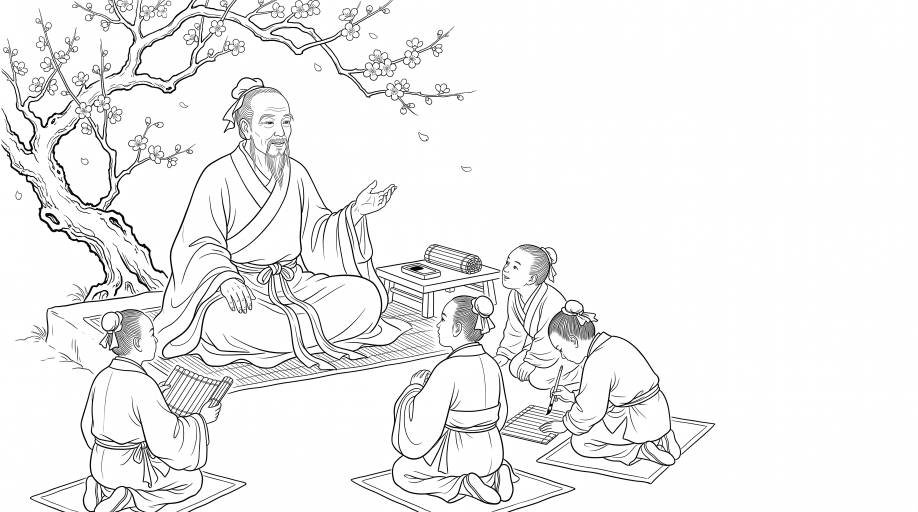
#> input picture episodes/jiao/images/confucius_baimiao_1.jpg, 2752 x 1536 px, given as the content of the folder ../../episodes/jiao/images/confucius_baimiao_1.jpg, which was not available (shown at 1/3 size)
$ python planche.py ../../episodes/jiao/images/confucius_baimiao_1.jpg ../../episodes/jiao/images/confucius_baimiao_2.jpg 5
#> lines starting #> are read from the running program, lines starting #| are printed output that depends on the picture; pictures that were not available may be replaced by others from this repository, and a replacement may not be noted
"""Planche contact d'images fixes : python3 planche.py <dossier> <sortie.jpg> [colonnes]"""
import glob, os, sys
from PIL import Image, ImageDraw
d, out = sys.argv[1], sys.argv[2]; cols = int(sys.argv[3]) if len(sys.argv) > 3 else 4
fs = sorted(glob.glob(os.path.join(d, '*.jpg')), key=lambda f: float(os.path.basename(f).rsplit('_', 1)[1][:-4]))
ims = [Image.open(f) for f in fs]; w, h = ims[0].size
#> after `ims = [Image.open(f) for f in fs]`: ims = 1 item
#> after `w, h = ims[0].size`: w = 2752; h = 1536
S = Image.new('RGB', (cols * w, ((len(ims) + cols - 1) // cols) * (h + 22)), 'white'); dr = ImageDraw.Draw(S)
#> after `S = Image.new('RGB', (cols * w, (len(ims) + cols - 1) // cols * (h + 2`: S: PIL image 13760x1558 RGB; every value is 255
for i, (f, im) in enumerate(zip(fs, ims)):
    x, y = (i % cols) * w, (i // cols) * (h + 22); S.paste(im, (x, y)); dr.text((x + 4, y + h + 4), os.path.basename(f).rsplit('_', 1)[1][:-4] + ' s', fill='red')
#> this loop made 1 pass
#> (x, y) on pass 1: (0, 0)
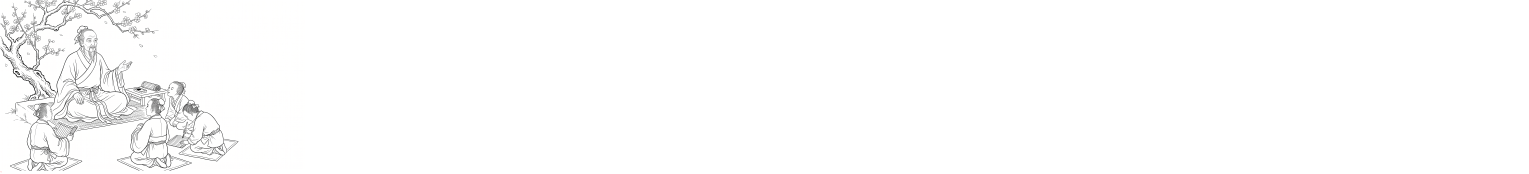
#> S: PIL image 13760x1558 RGB (shown at 1/9 size); mean R, G, B 252.2, 252.2, 252.2
S.save(out, quality=85)

$ run again, on episodes/jiao/images/confucius_baimiao_2.jpg
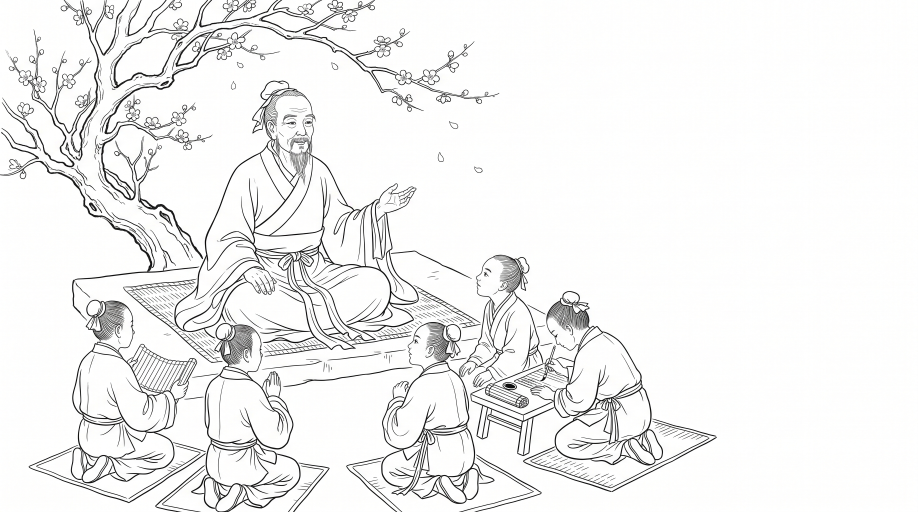
#> input picture episodes/jiao/images/confucius_baimiao_2.jpg, 2752 x 1536 px, given as the content of the folder ../../episodes/jiao/images/confucius_baimiao_2.jpg, which was not available (shown at 1/3 size)
#> ims = 1 item
#> the loop `for i, (f, im) in enumerate(zip(fs, ims)):` made 1 pass
#> (x, y) on pass 1: (0, 0)
#> after the loop `for i, (f, im) in enumerate(zip(fs, ims)):`:
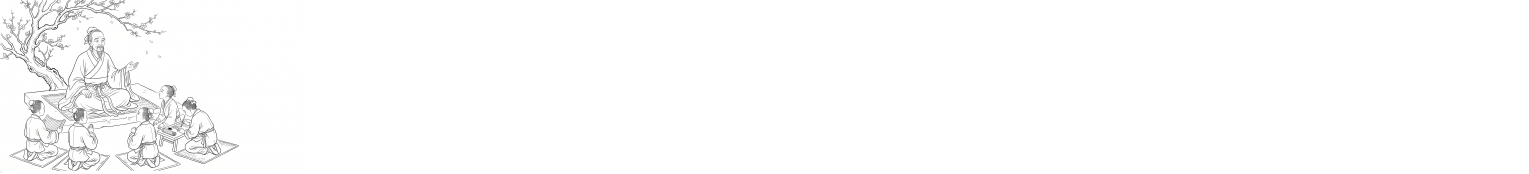
#> S: PIL image 13760x1558 RGB (shown at 1/9 size); mean R, G, B 252.2, 252.2, 252.2
